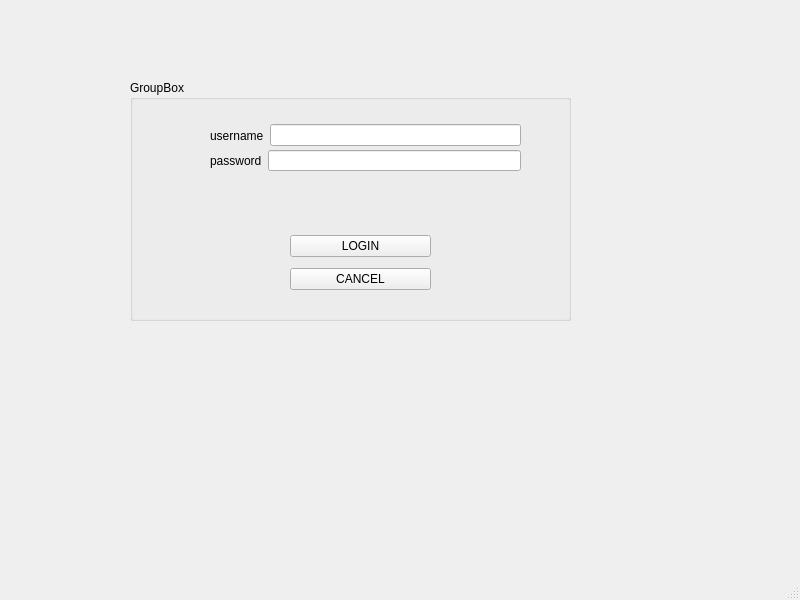
<?xml version="1.0" encoding="UTF-8"?>
<ui version="4.0">
 <class>MainWindow</class>
 <widget class="QMainWindow" name="MainWindow">
  <property name="geometry">
   <rect>
    <x>0</x>
    <y>0</y>
    <width>800</width>
    <height>600</height>
   </rect>
  </property>
  <property name="windowTitle">
   <string>MainWindow</string>
  </property>
  <widget class="QWidget" name="centralwidget">
   <widget class="QGroupBox" name="groupBox">
    <property name="geometry">
     <rect>
      <x>130</x>
      <y>80</y>
      <width>441</width>
      <height>241</height>
     </rect>
    </property>
    <property name="title">
     <string>GroupBox</string>
    </property>
    <widget class="QWidget" name="layoutWidget">
     <property name="geometry">
      <rect>
       <x>80</x>
       <y>40</y>
       <width>311</width>
       <height>31</height>
      </rect>
     </property>
     <layout class="QHBoxLayout" name="horizontalLayout">
      <item>
       <widget class="QLabel" name="label">
        <property name="text">
         <string>username</string>
        </property>
       </widget>
      </item>
      <item>
       <widget class="QLineEdit" name="lineEdit"/>
      </item>
     </layout>
    </widget>
    <widget class="QWidget" name="layoutWidget">
     <property name="geometry">
      <rect>
       <x>80</x>
       <y>70</y>
       <width>311</width>
       <height>21</height>
      </rect>
     </property>
     <layout class="QHBoxLayout" name="horizontalLayout_2">
      <item>
       <widget class="QLabel" name="label_2">
        <property name="text">
         <string>password</string>
        </property>
       </widget>
      </item>
      <item>
       <widget class="QLineEdit" name="lineEdit_2">
        <property name="echoMode">
         <enum>QLineEdit::Password</enum>
        </property>
       </widget>
      </item>
     </layout>
    </widget>
    <widget class="QWidget" name="layoutWidget">
     <property name="geometry">
      <rect>
       <x>160</x>
       <y>150</y>
       <width>141</width>
       <height>65</height>
      </rect>
     </property>
     <layout class="QVBoxLayout" name="verticalLayout">
      <item>
       <widget class="QPushButton" name="pushButton">
        <property name="autoFillBackground">
         <bool>true</bool>
        </property>
        <property name="text">
         <string>LOGIN</string>
        </property>
       </widget>
      </item>
      <item>
       <widget class="QPushButton" name="pushButton_2">
        <property name="autoFillBackground">
         <bool>true</bool>
        </property>
        <property name="text">
         <string>CANCEL</string>
        </property>
       </widget>
      </item>
     </layout>
    </widget>
   </widget>
  </widget>
  <widget class="QMenuBar" name="menubar">
   <property name="geometry">
    <rect>
     <x>0</x>
     <y>0</y>
     <width>800</width>
     <height>34</height>
    </rect>
   </property>
  </widget>
  <widget class="QStatusBar" name="statusbar"/>
 </widget>
 <resources/>
 <connections/>
</ui>
